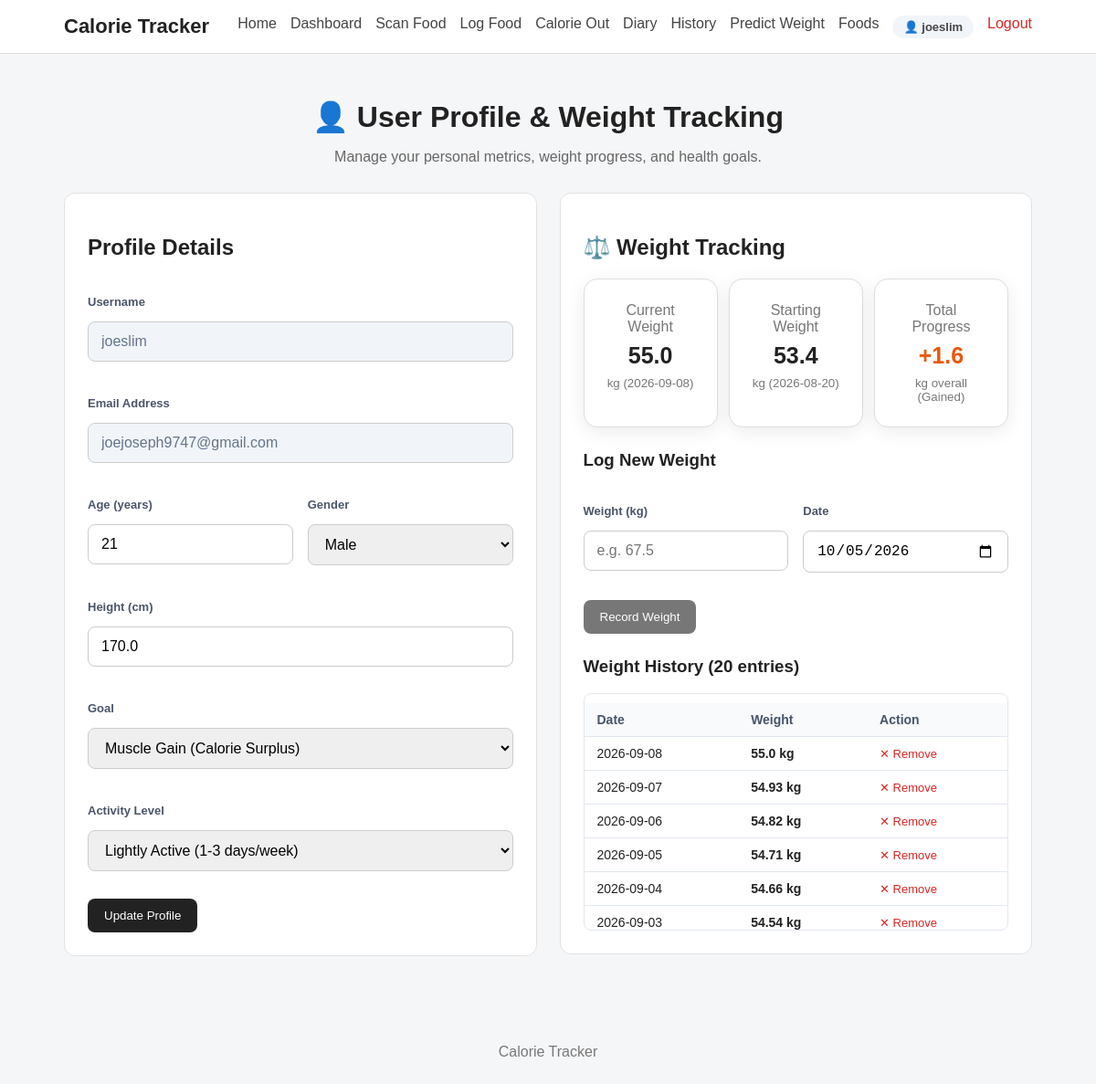
Page /profile (signed in) on the committed database.
### tables this page shows
CREATE TABLE users (
            id INTEGER PRIMARY KEY AUTOINCREMENT,
            username TEXT NOT NULL,
            email TEXT NOT NULL UNIQUE,
            password_hash TEXT NOT NULL,
            created_at TIMESTAMP DEFAULT CURRENT_TIMESTAMP
        );

CREATE TABLE user_profiles (
            id INTEGER PRIMARY KEY AUTOINCREMENT,
            user_id INTEGER NOT NULL UNIQUE,
            age INTEGER NOT NULL,
            gender TEXT NOT NULL,
            height_cm REAL NOT NULL,
            goal TEXT NOT NULL,
            activity_level TEXT NOT NULL,
            FOREIGN KEY (user_id) REFERENCES users(id) ON DELETE CASCADE
        );

CREATE TABLE weight_records (
            id INTEGER PRIMARY KEY AUTOINCREMENT,
            user_id INTEGER NOT NULL,
            weight_kg REAL NOT NULL,
            recorded_date TEXT NOT NULL,
            created_at TIMESTAMP DEFAULT CURRENT_TIMESTAMP,
            FOREIGN KEY (user_id) REFERENCES users(id) ON DELETE CASCADE
        );

### app.py (the view, shortened to what this page needs)
@app.route("/profile", methods=["GET", "POST"])
@login_required
def profile():
    user_id = session.get("user_id")
    user_prof = get_user_profile(user_id)
    stats = get_weight_stats(user_id)
    today = datetime.now().strftime("%Y-%m-%d")
    return render_template(
        "profile.html",
        profile=user_prof,
        stats=stats,
        latest_weight=get_latest_weight(user_id),
        starting_weight=get_starting_weight(user_id),
        previous_weight=get_previous_weight(user_id),
        weight_history=get_weight_history(user_id),
        today=today
    )

### app.py (called while the page is built)
def login_required(view_func):
    @wraps(view_func)
    def wrapped_view(*args, **kwargs):
        if not session.get("user_id"):
            flash("Please log in to access this page.", "error")
            return redirect(url_for("login", next=request.path))
        return view_func(*args, **kwargs)
    return wrapped_view

@app.context_processor
def inject_user():
    user_id = session.get("user_id")
    if user_id:
        user = get_user_by_id(user_id)
        if user:
            return {"current_user": user, "logged_in": True}
    return {"current_user": None, "logged_in": False}

### database.py (called while the page is built)
def get_connection():
    connection = sqlite3.connect(
        DATABASE_PATH
    )
    connection.row_factory = sqlite3.Row
    connection.execute("PRAGMA foreign_keys = ON")
    return connection

def get_user_by_id(user_id):
    connection = get_connection()
    cursor = connection.cursor()
    cursor.execute("SELECT * FROM users WHERE id = ?", (user_id,))
    user = cursor.fetchone()
    connection.close()
    return user

def get_user_profile(user_id):
    connection = get_connection()
    cursor = connection.cursor()
    cursor.execute("SELECT * FROM user_profiles WHERE user_id = ?", (user_id,))
    profile = cursor.fetchone()
    connection.close()
    return profile

def get_latest_weight(user_id):
    connection = get_connection()
    cursor = connection.cursor()
    cursor.execute("""
        SELECT * FROM weight_records
        WHERE user_id = ?
        ORDER BY recorded_date DESC, created_at DESC
        LIMIT 1
    """, (user_id,))
    record = cursor.fetchone()
    connection.close()
    return record

def get_starting_weight(user_id):
    connection = get_connection()
    cursor = connection.cursor()
    cursor.execute("""
        SELECT * FROM weight_records
        WHERE user_id = ?
        ORDER BY recorded_date ASC, created_at ASC
        LIMIT 1
    """, (user_id,))
    record = cursor.fetchone()
    connection.close()
    return record

def get_weight_history(user_id, limit=100):
    connection = get_connection()
    cursor = connection.cursor()
    cursor.execute("""
        SELECT * FROM weight_records
        WHERE user_id = ?
        ORDER BY recorded_date ASC, created_at ASC
        LIMIT ?
    """, (user_id, limit))
    records = cursor.fetchall()
    connection.close()
    return records

### templates/profile.html (shortened to what this page needs)
{% extends "base.html" %}
{% block content %}
<div class="page-header">
    <h1>👤 User Profile & Weight Tracking</h1>
    <p>Manage your personal metrics, weight progress, and health goals.</p>
</div>
<div class="profile-grid">
    <div class="card">
        <h2>Profile Details</h2>
        <form action="{{ url_for('profile') }}" method="POST" class="profile-form">
            <div class="form-group">
                <label>Username</label>
                <input type="text" value="{{ current_user['username'] }}" disabled class="disabled-input">
            </div>
            <div class="form-group">
                <label>Email Address</label>
                <input type="email" value="{{ current_user['email'] }}" disabled class="disabled-input">
            </div>
            <div class="form-row">
                <div class="form-group">
                    <label for="age">Age (years)</label>
                    <input type="number" id="age" name="age" min="5" max="120"
                        value="{{ profile['age'] if profile else '' }}" required>
                </div>
                <div class="form-group">
                    <label for="gender">Gender</label>
                    <select id="gender" name="gender" required>
                        <option value="Male" {% if profile and profile['gender']=='Male' %}selected{% endif %}>Male
                        </option>
                    </select>
                </div>
            </div>
            <div class="form-group">
                <label for="height_cm">Height (cm)</label>
                <input type="number" id="height_cm" name="height_cm" step="0.1" min="50" max="270"
                    value="{{ profile['height_cm'] if profile else '' }}" required>
            </div>
            <div class="form-group">
                <label for="goal">Goal</label>
                <select id="goal" name="goal" required>
                    <option value="Muscle Gain" {% if profile and profile['goal']=='Muscle Gain' %}selected{% endif %}>
                        Muscle Gain (Calorie Surplus)</option>
                </select>
            </div>
            <div class="form-group">
                <label for="activity_level">Activity Level</label>
                <select id="activity_level" name="activity_level" required>
                    <option value="Lightly Active" {% if profile and profile['activity_level']=='Lightly Active'
                        %}selected{% endif %}>Lightly Active (1-3 days/week)</option>
                </select>
            </div>
            <button type="submit" class="button">
                Update Profile
            </button>
        </form>
    </div>
    <div class="card">
        <h2>⚖️ Weight Tracking</h2>
        <div class="weight-summary-grid">
            <div class="summary-card">
                <span>Current Weight</span>
                <strong>{{ stats['latest_weight'] if stats['latest_weight'] is not none else '--' }}</strong>
                <small>kg ({{ stats['latest_date'] if stats['latest_date'] else 'No record' }})</small>
            </div>
            <div class="summary-card">
                <span>Starting Weight</span>
                <strong>{{ stats['starting_weight'] if stats['starting_weight'] is not none else '--' }}</strong>
                <small>kg ({{ stats['starting_date'] if stats['starting_date'] else 'No record' }})</small>
            </div>
            <div class="summary-card">
                <span>Total Progress</span>
                {% if stats['latest_weight'] is not none and stats['starting_weight'] is not none %}
                {% set diff = stats['total_change'] %}
                <strong style="color: {% if diff < 0 %}#16a34a{% elif diff > 0 %}#ea580c{% else %}#475569{% endif %};">
                    {{ "%+.1f"|format(diff) }}
                </strong>
                <small>kg overall ({% if diff < 0 %}Lost{% elif diff> 0 %}Gained{% else %}Maintained{% endif %})</small>
                {% else %}
                <strong>0.0</strong>
                <small>kg</small>
                {% endif %}
            </div>
        </div>
        <h3 style="margin-top: 25px;">Log New Weight</h3>
        <form action="{{ url_for('add_weight') }}" method="POST" class="weight-log-form">
            <div class="form-row">
                <div class="form-group">
                    <label for="new_weight_kg">Weight (kg)</label>
                    <input type="number" id="new_weight_kg" name="weight_kg" step="0.1" min="20" max="400"
                        placeholder="e.g. 67.5" required>
                </div>
                <div class="form-group">
                    <label for="recorded_date">Date</label>
                    <input type="date" id="recorded_date" name="recorded_date" value="{{ today }}" required>
                </div>
            </div>
            <button type="submit" class="button secondary">
                Record Weight
            </button>
        </form>
        <h3 style="margin-top: 25px;">Weight History ({{ stats['count'] }} entries)</h3>
        {% if weight_history %}
        <div class="weight-history-table-container">
            <table class="styled-table">
                <thead>
                    <tr>
                        <th>Date</th>
                        <th>Weight</th>
                        <th>Action</th>
                    </tr>
                </thead>
                <tbody>
                    {% for record in weight_history|reverse %}
                    <tr>
                        <td>{{ record['recorded_date'] }}</td>
                        <td><strong>{{ record['weight_kg'] }} kg</strong></td>
                        <td>
                            <form action="{{ url_for('delete_weight', record_id=record['id']) }}" method="POST"
                                style="display:inline;" onsubmit="return confirm('Remove this weight entry?');">
                                <button type="submit"
                                    style="background:none; border:none; color:#dc2626; cursor:pointer; font-size:13px; padding:0;">
                                    ✕ Remove
                                </button>
                            </form>
                        </td>
                    </tr>
                    {% endfor %}
                </tbody>
            </table>
        </div>
        {% else %}
        <p class="empty-message">No weight records logged yet.</p>
        {% endif %}
    </div>
</div>
{% endblock %}

### templates/base.html (shortened to what this page needs)
<!DOCTYPE html>
<html lang="en">
<head>
    <link rel="stylesheet" href="{{ url_for('static', filename='css/style.css') }}">
</head>
<body>
    <nav class="navbar">
        <div class="nav-container">
            <a href="{{ url_for('home') }}" class="logo">
                Calorie Tracker
            </a>
            <div class="nav-links">
                <a href="{{ url_for('home') }}">
                    Home
                </a>
                {% if logged_in %}
                <a href="{{ url_for('dashboard') }}">
                    Dashboard
                </a>
                <a href="{{ url_for('food_scan') }}">
                    Scan Food
                </a>
                <a href="{{ url_for('log_food') }}">
                    Log Food
                </a>
                <a href="{{ url_for('calorie_out') }}">
                    Calorie Out
                </a>
                <a href="{{ url_for('diary') }}">
                    Diary
                </a>
                <a href="{{ url_for('history') }}">
                    History
                </a>
                <a href="{{ url_for('predict_weight') }}">
                    Predict Weight
                </a>
                <a href="{{ url_for('foods') }}">
                    Foods
                </a>
                <a href="{{ url_for('profile') }}" class="nav-user-badge">
                    👤 {{ current_user['username'] if current_user else 'Profile' }}
                </a>
                <a href="{{ url_for('logout') }}" class="nav-link-logout">
                    Logout
                </a>
                {% endif %}
            </div>
        </div>
    </nav>
    <main class="container">
        {% block content %}
        {% endblock %}
    </main>
    <footer>
        <p>
            Calorie Tracker
        </p>
    </footer>
</body>
</html>

### static/css/style.css (style rules this page uses)
* { box-sizing: border-box; }
body { margin: 0; font-family: Arial, sans-serif; background: #f5f6f8; color: #222; }
.navbar { background: #ffffff; border-bottom: 1px solid #ddd; }
.nav-container { max-width: 1100px; margin: auto; padding: 16px 20px; display: flex; justify-content: space-between; align-items: center; gap: 20px; }
.logo { font-size: 22px; font-weight: bold; text-decoration: none; color: #222; }
.nav-links { display: flex; flex-wrap: wrap; gap: 15px; }
.nav-links a { text-decoration: none; color: #444; }
.container { max-width: 1100px; margin: auto; padding: 30px 20px; }
.button { display: inline-block; padding: 11px 18px; background: #222; color: white; text-decoration: none; border: none; border-radius: 8px; cursor: pointer; margin-top: 10px; }
.button.secondary { background: #777; }
.card { background: white; padding: 25px; margin-bottom: 20px; border-radius: 12px; border: 1px solid #e2e2e2; }
.page-header { margin-bottom: 25px; }
label { display: block; font-weight: bold; margin-top: 18px; margin-bottom: 7px; }
input, select, textarea { width: 100%; padding: 11px; border: 1px solid #ccc; border-radius: 7px; font-size: 15px; }
.summary-card { background: white; border: 1px solid #ddd; border-radius: 10px; padding: 20px; }
.summary-card span, .summary-card small { display: block; color: #777; }
.summary-card strong { display: block; font-size: 25px; margin: 8px 0; }
footer { text-align: center; padding: 30px; color: #777; }
.page-header { text-align: center; margin-bottom: 30px; }
.page-header h1 { margin-top: 20px; margin-bottom: 10px; }
.page-header p { color: #666; }
.form-group { margin-bottom: 20px; }
.form-group label { display: block; font-weight: 600; margin-bottom: 8px; }
.form-group input, .form-group select { width: 100%; padding: 12px 14px; border: 1px solid #ccc; border-radius: 8px; font-size: 16px; box-sizing: border-box; }
.summary-card { background: white; padding: 25px; border-radius: 15px; text-align: center; box-shadow: 0 5px 20px rgba(0, 0, 0, 0.08); }
.form-row { display: grid; grid-template-columns: 1fr 1fr; gap: 16px; }
.form-group { display: flex; flex-direction: column; gap: 6px; }
.form-group label { font-size: 13px; font-weight: 600; color: #4a5568; }
.nav-user-badge { display: inline-flex; align-items: center; gap: 6px; background: #f1f5f9; padding: 5px 12px; border-radius: 20px; font-weight: 600; font-size: 13px; color: #334155; }
.nav-link-logout { color: #dc2626 !important; font-weight: 500; }
.profile-grid { display: grid; grid-template-columns: 1fr 1fr; gap: 25px; align-items: start; }
.disabled-input { background-color: #f1f5f9 !important; color: #64748b !important; cursor: not-allowed; }
.weight-summary-grid { display: grid; grid-template-columns: repeat(3, 1fr); gap: 12px; margin-bottom: 20px; }
.styled-table { width: 100%; border-collapse: collapse; margin-top: 10px; }
.styled-table th, .styled-table td { padding: 10px 14px; text-align: left; border-bottom: 1px solid #e2e8f0; font-size: 14px; }
.styled-table th { background: #f8fafc; font-weight: 600; color: #475569; }
.weight-history-table-container { max-height: 260px; overflow-y: auto; border: 1px solid #e2e8f0; border-radius: 8px; }

### rows in the picture
users: username "joeslim", email "joejoseph9747@gmail.com"
user_profiles: age "21", gender "Male", height_cm "170.0", goal "Muscle Gain (Calorie Surplus)", activity_level "Lightly Active (1-3 days/week)"
weight_records: weight_kg "55.0", recorded_date "2026-09-08"
weight_records: weight_kg "53.4", recorded_date "2026-08-20"
weight_records: recorded_date "2026-09-07", weight_kg "54.93"
weight_records: recorded_date "2026-09-06", weight_kg "54.82"
weight_records: recorded_date "2026-09-05", weight_kg "54.71"
weight_records: recorded_date "2026-09-04", weight_kg "54.66"
weight_records: recorded_date "2026-09-03", weight_kg "54.54"

### other values in the picture
{{ "%+.1f"|format(diff) }} "+1.6"
{{ stats['count'] }} "20"
